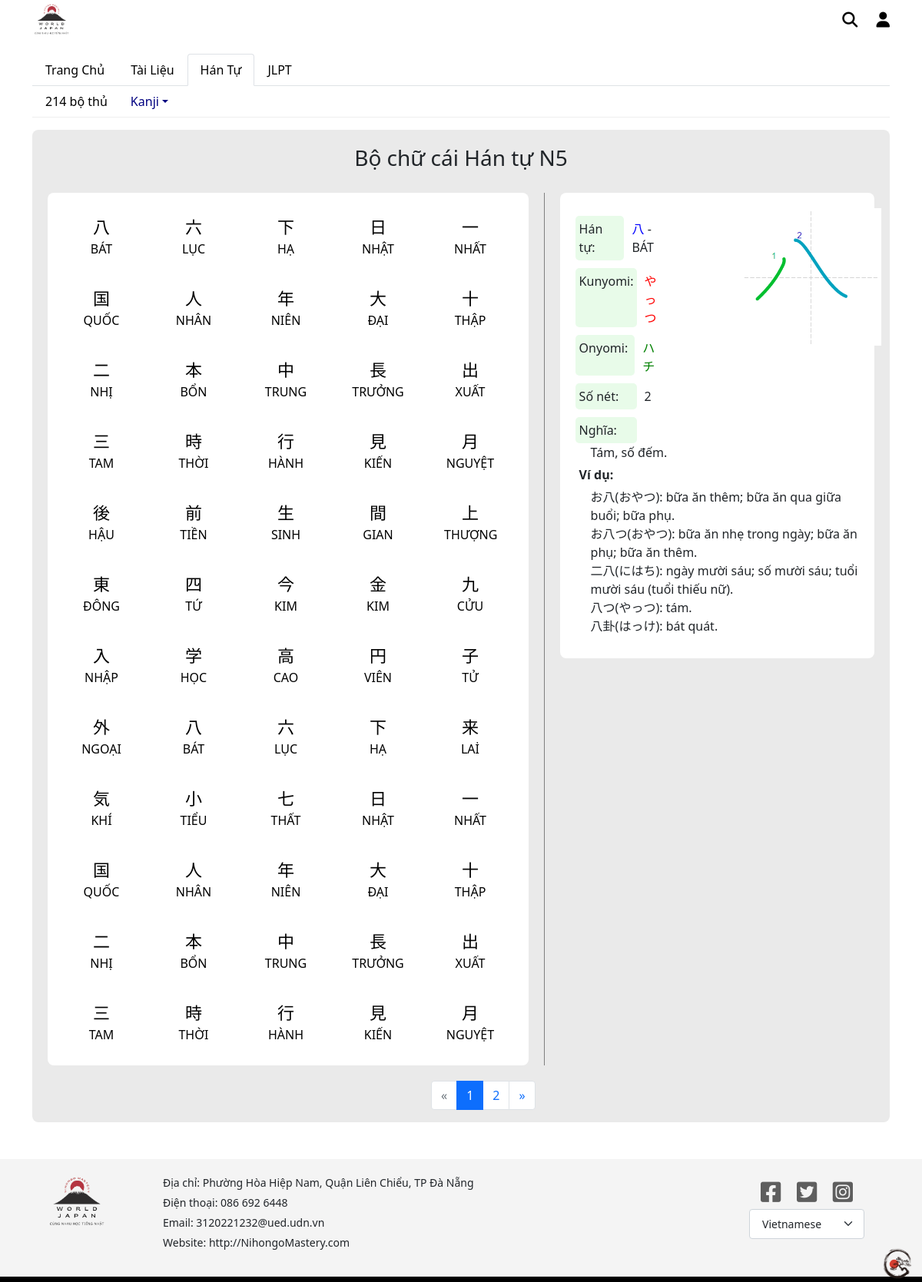
Page /Source/source_kanji/kanji/kanjiN5.php on the committed database.
### tables this page shows
CREATE TABLE itemKanji(
	id INT AUTO_INCREMENT PRIMARY KEY,
	level_kanji_id INT NOT NULL,
	FOREIGN KEY(level_kanji_id) REFERENCES level_kanji(id),
	item VARCHAR(20) NOT NULL,
	hanTu VARCHAR(255) NOT NULL,
	kunyomi VARCHAR(255),
	onyomi VARCHAR(255),
	soNetChu INT NOT NULL,
	yNghia TEXT NOT NULL,
	imgItem VARCHAR(255) NOT NULL,
	vd_1 TEXT,
	vd_2 TEXT,
	vd_3 TEXT,
	vd_4 TEXT,
	vd_5 TEXT
);

### Source/source_kanji/kanji/kanjiN5.php (the view, shortened to what this page needs)
<?php
    $localhost = "localhost";
    $username = "root";
    $password = "";
    $dbname = "dacn";
    $conn = new mysqli($localhost,$username,$password,$dbname);
    $sql_item = "SELECT item,hanTu FROM itemKanji
    WHERE level_kanji_id like '5';";
    $sql = "SELECT * FROM itemKanji
        WHERE level_kanji_id like '5';";
    $check = $conn->query($sql_item);
    $result = $conn->query($sql);
?>
<!DOCTYPE html>
<html lang="en">
<head>
    <link rel="stylesheet" href="https://cdnjs.cloudflare.com/ajax/libs/bootstrap/5.0.1/css/bootstrap.min.css" />
    <link rel="stylesheet" href="https://cdnjs.cloudflare.com/ajax/libs/font-awesome/6.1.1/css/all.min.css" />
    <link rel="stylesheet" href="kanji.css">
</head>
<body>
    <div class="container-xl">
        <div class="row ">
            <div class="col bar">
                <div class="logo">
                    <a href="#">
                        <img src="./../../image/Nihongo_Master_Logo.png" style="width: 50px;" alt="">
                    </a>
                </div>
            </div>
            <div class="col d-flex justify-content-end bar">
                <div class="login_search" style="margin-top: 11px; ">
                    <a href="#" style="color: black; font-size: 20px; margin-right: 20px;"><i class="fas fa-search"></i></a>
                    <a href="./../../user/info/user.php" style="color: black;font-size: 20px;"><i class="fas fa-user"></i></a>
                </div>
            </div>
        </div>
        <div class="row menu">
            <div class="col">
                <ul class="nav nav-tabs" id="myTab" role="tablist">
                    <li class="nav-item" role="presentation">
                        <button class="nav-link" id="Trang_Chu-tab" data-bs-toggle="tab" data-bs-target="#Trang_Chu" type="button" role="tab" aria-controls="Trang_Chu" aria-selected="false">
                            <span style="color: black;">
                                <a style="text-decoration: none; color: black;" href="./../../home.php">Trang Chủ</a>
                            </span>
                        </button>
                    </li>
                    <li class="nav-item" role="presentation">
                        <button class="nav-link" id="Tai_Lieu-tab" data-bs-toggle="tab" data-bs-target="#Tai_Lieu" type="button" role="tab" aria-controls="Tai_Lieu" aria-selected="false">
                            <span style="color: black;">
                                <a style="text-decoration: none; color: black;" href="./../../source_tai_lieu/tailieu.php">Tài Liệu</a>
                            </span>
                        </button>
                    </li>
                    <li class="nav-item" role="presentation">
                        <button class="nav-link active" id="Han_Tu-tab" data-bs-toggle="tab" data-bs-target="#Han_Tu" type="button" role="tab" aria-controls="Han_Tu" aria-selected="true">
                            <span style="color: black;">
                                <a style="text-decoration: none; color: black;" href="./../bo_thu/bo_thu.php">Hán Tự</a>
                            </span>
                        </button>
                    </li>
                    <li class="nav-item" role="presentation">
                        <button class="nav-link" id="JLPT-tab" data-bs-toggle="tab" data-bs-target="#JLPT" type="button" role="tab" aria-controls="JLPT" aria-selected="false">
                        <span style="color: black;">
                                <a style="text-decoration: none; color: black;" href="./../../source_JLPT/JLPT_Test.php">JLPT</a>
                            </span>
                        </button>
                    </li>
                </ul>
            </div>
        </div>
        <div class="tab-content">
            <div class="tab-pane active" id="Han_Tu" role="tabpanel" aria-labelledby="Han_Tu-tab">
                <div class="menu_bar">
                    <ul>
                        <li class="nav-item dropdown">
                            <a href="./../bo_thu/bo_thu.php">214 bộ thủ</a>
                            <hr>
                        </li>
                        <li class="nav-item dropdown">
                            <a class="nav-link dropdown-toggle" href="#" style="color: navy;" id="dropdownId" data-bs-toggle="dropdown" aria-haspopup="true" aria-expanded="false">Kanji</a>
                            <hr>
                        </li>
                    </ul>
                </div>
                <hr style="color: rgb(189, 189, 189); margin-top: 0px;">
                <div class="content_number-page">
                    <h3 style="padding-top: 20px; text-align: center;">Bộ chữ cái Hán tự N5</h3>
                    <div class="content">
                        <ul class="nav nav-tabs" id="myTab" role="tablist">
                            <?php if (!is_null($check)): ?>
                                <?php $count=0; ?>
                                <?php while ($row = $check->fetch_assoc()): ?>
                                    <?php $count++; ?>
                                    <li class="nav-item list_item" role="presentation">
                                        <button class="nav-link <?php if($count === 1){echo "active";} ?> item" id="<?php echo $item = $row['item']."-tab"; ?>" data-bs-toggle="tab" data-bs-target="<?php echo "#".$item = $row['item']; ?>" type="button" role="tab" aria-controls="<?php echo $item = $row['item']; ?>" aria-selected="<?php if($count === 1){echo "true";}else{echo "false";} ?>">
                                            <div class="itemHanTu">
                                                <?php echo $item = $row['item']; ?>
                                            </div>
                                            <div class="hanTu">
                                                <?php echo $hanTu = $row['hanTu']; ?>
                                            </div>
                                        </button>
                                    </li>
                                    <?php if($count === 60){break;} ?>
                                <?php endwhile; ?>
                            <?php endif; ?>
                        </ul>
                        <div class="tab-content">
                            <?php if (!is_null($result)): ?>
                                <?php $count=0; ?>
                                <?php while ($row = $result->fetch_assoc()): ?>
                                    <?php $count++; ?>
                                    <div class="tab-pane <?php if($count === 1){echo "active";} ?>" id="<?php echo $item=$row['item']; ?>" role="tabpanel" aria-labelledby="<?php echo $item=$row['item']."-tab" ?>">
                                        <div style="display: flex;">
                                            <div class="left">
                                                <div class="item_HanTu">
                                                    <div class="title_item">
                                                        Hán tự:
                                                    </div>
                                                    <div style="margin-top: 5px;">
                                                        <span style="color: blue;">
                                                            <?php echo $item = $row['item']; ?>
                                                        </span>
                                                        <span>
                                                            <?php echo " - ". $hanTu = $row['hanTu']; ?>
                                                        </span>
                                                    </div>
                                                </div>
                                                <div class="item_Kunyomi">
                                                    <div class="title_item">
                                                        Kunyomi:
                                                    </div>
                                                    <span style="color: red; margin-top: 5px;">
                                                        <?php echo $kunyomi = $row['kunyomi']; ?>
                                                    </span>
                                                </div>
                                                <div class="item_Onyomi">
                                                    <div class="title_item">
                                                        Onyomi:
                                                    </div>
                                                    <span style="color: green; margin-top: 5px;">
                                                        <?php echo $onyomi = $row['onyomi']; ?>
                                                    </span>
                                                </div>
                                                <div class="item_SoNet">
                                                    <div class="title_item">
                                                        Số nét:
                                                    </div>
                                                    <span style="margin-top: 5px;" >
                                                        <?php echo $soNetChu = $row['soNetChu']; ?>
                                                    </span>
                                                </div>
                                            </div>
                                            <div class="right" style="margin-left: 100px;">
                                                <div class="imgKanji" style="width: 180px;">
                                                    <img style="width: 100%;" src=" <?php echo "./../../image/kanji_jlpt/". $imgItem = $row['imgItem']; ?>" alt="">
                                                </div>
                                            </div>
                                        </div>
                                        <div class="item_yNghia" style="margin-top: 10px;">
                                            <div class="title_item">
                                                Nghĩa:
                                            </div>
                                            <span style=" margin-left: 20px;">
                                                <?php echo $yNghia = $row['yNghia']; ?>
                                            </span>
                                        </div>
                                        <div class="item_viDu">
                                            <div class="title_item" style="background-color: white; font-weight: bold;">
                                                Ví dụ:
                                            </div>
                                            <div style=" margin-left: 20px;">
                                                <?php echo $vd_1 = $row['vd_1']."."; ?>
                                            </div>
                                            <div style=" margin-left: 20px;">
                                                <?php echo $vd_2 = $row['vd_2']."."; ?>
                                            </div>
                                            <div style=" margin-left: 20px;">
                                                <?php echo $vd_3 = $row['vd_3']."."; ?>
                                            </div>
                                            <div style=" margin-left: 20px;">
                                                <?php echo $vd_4 = $row['vd_4']."."; ?>
                                            </div>
                                            <div style=" margin-left: 20px;">
                                                <?php echo $vd_5 = $row['vd_5']."."; ?>
                                            </div>
                                        </div>
                                    </div>
                                    <?php if($count === 60){break;} ?>
                                <?php endwhile; ?>
                            <?php endif; ?>
                        </div>
                    </div>
                    <nav aria-label="Page navigation" style="width: 60%; display: flex; justify-content: end;">
                      <ul class="pagination" style="margin-right: 15px;">
                        <li class="page-item disabled">
                          <a class="page-link" href="./kanjiN5.php" aria-label="Previous">
                            <span aria-hidden="true">&laquo;</span>
                          </a>
                        </li>
                        <li class="page-item active" aria-current="page"><a class="page-link" href="./kanjiN5.php">1</a></li>
                        <li class="page-item"><a class="page-link" href="./kanjiN5-2.php">2</a></li>
                        <li class="page-item">
                          <a class="page-link" href="./kanjiN5-2.php" aria-label="Next">
                            <span aria-hidden="true">&raquo;</span>
                          </a>
                        </li>
                      </ul>
                    </nav>
                </div>
                </div>
            </div>
        </div>
    <br><br>
    <div class="container-fluid Information">
        <div class="row">
            <div class="col-2 infocomment">
                <div class="logo">
                    <a href="#">
                        <img src="./../../image/Nihongo_Master_Logo.png" style="width: 80px;" alt="">
                    </a>
                </div>
            </div>
            <div class="col-7 infocomment" style="text-align: start;">
                <div class="item_info">
                </div>
                <div class="item_info">
                </div>
                <div class="item_info">
                </div>
                <div class="item_info">
                </div>
            </div>
            <div class="col-3">
                <div style="display: flex; margin: auto;  width: 120px; justify-content: space-between;">
                    <div class="item_logo">
                        <a href="#"><i class="fab fa-facebook-square"></i></a>
                    </div>
                    <div class="item_logo">
                        <a href="#"><i class="fab fa-twitter-square"></i></a>
                    </div>
                    <div class="item_logo">
                        <a href="#"><i class="fab fa-instagram-square"></i>
                        </a>
                    </div>
                </div>
                <div style="width: 150px; margin: 0 auto;">
                    <select class="form-select form-select-lg " name="" id="" style="font-size: 14px;">
                        <option value="vn" selected>Vietnamese</option>
                    </select>
                </div>
            </div>
            <div class="logo_bar">
                <img src="./../../image/image_bg/Bar background.png" alt="">
            </div>
        </div>
    </div>
</body>
</html>

### rows in the picture
itemkanji: item "八", hanTu "BÁT", kunyomi "やっつ", onyomi "ハチ", soNetChu "2", imgItem (picture), yNghia "Tám, số đếm.", vd_1 "お八(おやつ): bữa ăn thêm; bữa ăn qua giữa buổi; bữa phụ.", vd_2 "お八つ(おやつ): bữa ăn nhẹ trong ngày; bữa ăn phụ; bữa ăn thêm.", vd_3 "二八(にはち): ngày mười sáu; số mười sáu; tuổi mười sáu (tuổi thiếu nữ).", vd_4 "八つ(やっつ): tám.", vd_5 "八卦(はっけ): bát quát."

### other values in the picture
$item = $row['item'] "八"
$hanTu = $row['hanTu'] "BÁT"
$item = $row['item'] "六"
$hanTu = $row['hanTu'] "LỤC"
$item = $row['item'] "下"
$hanTu = $row['hanTu'] "HẠ"
$item = $row['item'] "日"
$hanTu = $row['hanTu'] "NHẬT"
$item = $row['item'] "一"
$hanTu = $row['hanTu'] "NHẤT"
$item = $row['item'] "国"
$hanTu = $row['hanTu'] "QUỐC"
$item = $row['item'] "人"
$hanTu = $row['hanTu'] "NHÂN"
$item = $row['item'] "年"
